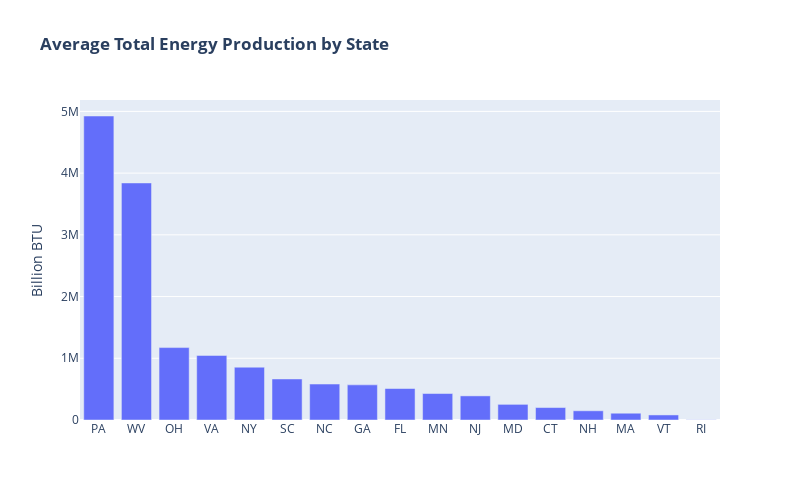

The code cell stored with this chart in its notebook:
### Code cell
# Plot 'Average Total Production' by 'State'
fig = go.Figure(data=[go.Bar(x=totalp_df['State'], y=totalp_df['Average Total Production'])])

# Update chart properties
fig.update_layout(title='<b>Average Total Energy Production by State</b>', width=800, height=500, showlegend=False)
fig.update_yaxes(title='Billion BTU')
fig.show()

### Figure 1 — Plotly figure (JSON) as saved in the notebook; plotly's stock layout.template omitted (floating-point values rounded to 4 significant figures)
{"data": [{"type": "bar", "x": ["PA", "WV", "OH", "VA", "NY", "SC", "NC", "GA", "FL", "MN", "NJ", "MD", "CT", "NH", "MA", "VT", "RI"], "y": [4925000.0, 3841000.0, 1173000.0, 1046000.0, 855600.0, 664900.0, 582400.0, 569100.0, 509900.0, 429000.0, 390600.0, 253500.0, 201700.0, 149200.0, 109900.0, 81770.0, 3314.0]}], "layout": {"height": 500, "showlegend": false, "title": {"text": "<b>Average Total Energy Production by State</b>"}, "width": 800, "yaxis": {"title": {"text": "Billion BTU"}}}}
